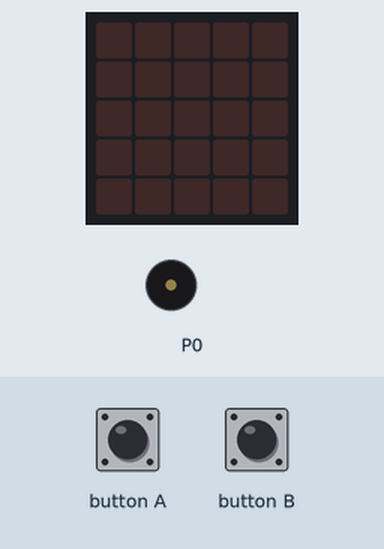
Simulated run of this program. Board: BBC micro:bit (MakeCode). Parts: the board's 5×5 LED display, buzzer (waves = sounding). The test bench sets the inputs (shaded band).

Above: at 1.2 s.
1.3 s: button A pressed for 0.15 s
At 3.1 s:
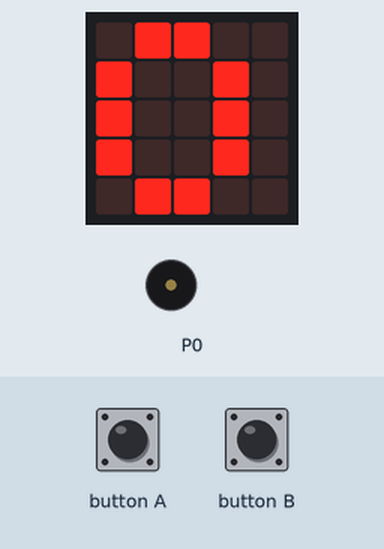
3.9 s: button B pressed for 0.15 s
At 5.2 s:
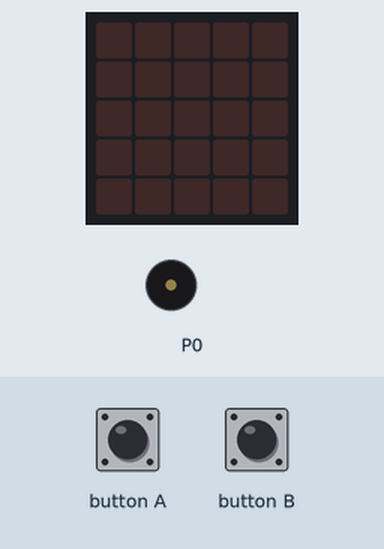
5.5 s: button A pressed for 0.15 s
At 6.4 s:
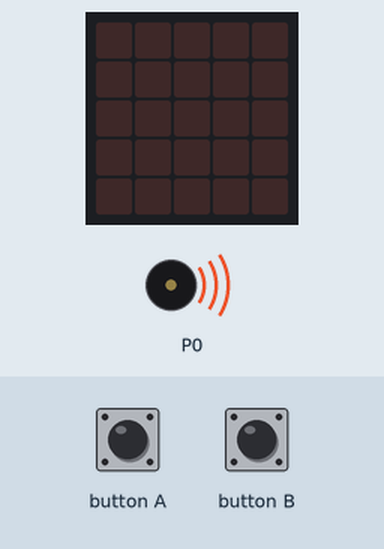
8.1 s: button A pressed for 0.15 s
At 8.5 s:
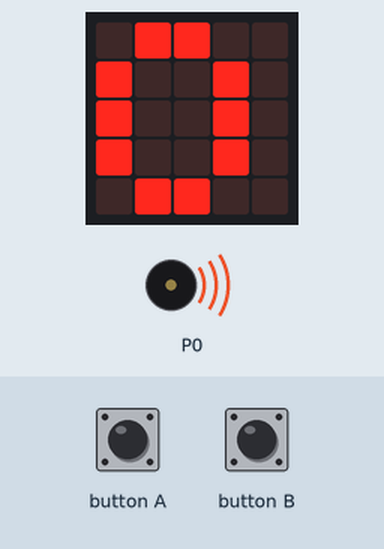
Timing chart, 0 to 11.1 s (numbered marks = the images above; inputs shaded):
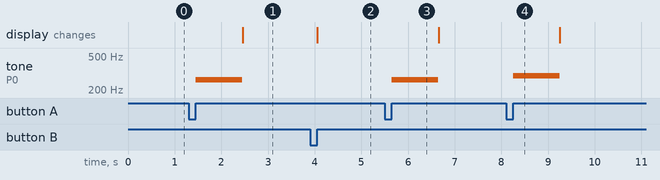

Measured:
- after the input at 1.3 s, tone on P0: silent → 262 Hz after 0.15 s, → silent 1.0 s later; the display: changes after 1.2 s (image 1)
- after the input at 3.9 s, the display: changes after 0.15 s (image 2)
- after the input at 5.5 s, tone on P0: silent → 262 Hz after 0.15 s, → silent 1.0 s later
- after the input at 8.1 s, tone on P0: silent → 294 Hz after 0.15 s, → silent 1.0 s later

The program:

main.ts
```typescript
input.onButtonPressed(Button.A, function () {
    music.play(music.tonePlayable(notas[notaParaTocar], music.beat(BeatFraction.Double)), music.PlaybackMode.UntilDone)
    basic.showNumber(notaParaTocar)
    notaParaTocar += 1
})
input.onButtonPressed(Button.B, function () {
    notaParaTocar = 0
    basic.clearScreen()
})
let notaParaTocar = 0
let notas: number[] = []
notas = [262, 294, 330]
notaParaTocar = 0
```

test.ts
```typescript
// aquí va el archivo "tests"; esto no se compilará cuando este paquete se utilice como una extensión.
```
